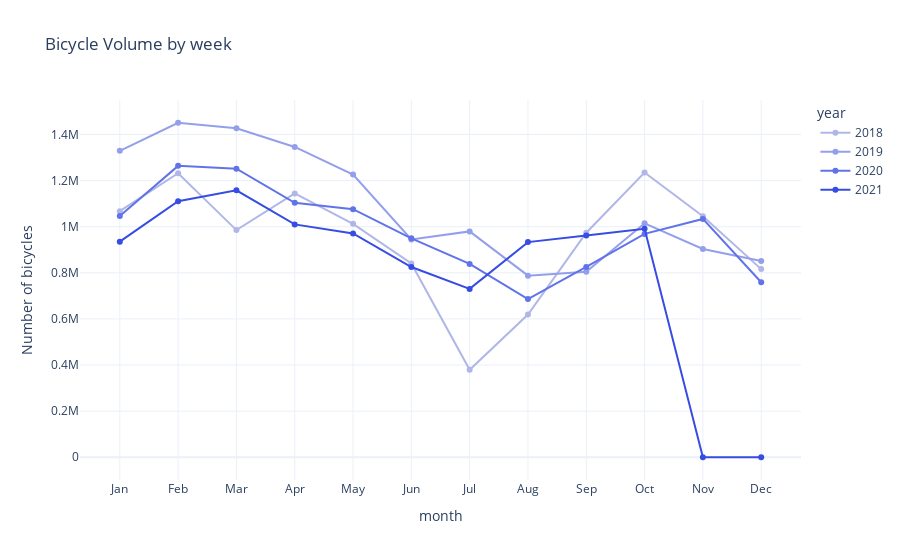

The cell this chart's notebook holds for it:
### Code cell
#df['m'] = df['month_year'].dt.strftime('%Y-%m')
df_volume = dfm.groupby(['year','month'])['VEHICLE'].sum().reset_index()

df_volume = df_volume.rename(columns={"VEHICLE":"Number of bicycles"})
df_volume['year_month'] = df_volume.apply(lambda x: f'{x["year"]}-{x["month"]}',axis=1)

fig = px.line(df_volume.query('(year_month!="2021-11")'), 
             x='month',
             y='Number of bicycles', 
             color='year',
             #height=800, width=800,
             markers = True,
             title="Bicycle Volume by week",
             color_discrete_sequence= colours,
              render_mode="SVG")

#fig.add_annotation(x= '1 Sep, 2020', y=60,
#           text="Text annotation with arrow",
#           showarrow=True,
#           arrowhead=1)

##fig.update_xaxes(
#    rangeslider_visible=True,
#    rangeselector=dict(
#        buttons=list([
#            dict(count=1, label="1m", step="month", stepmode="backward"),
#            dict(count=6, label="6m", step="month", stepmode="backward"),
#            dict(count=1, label="YTD", step="year", stepmode="todate"),
#            dict(count=1, label="1y", step="year", stepmode="backward"),
#            dict(step="all")
#        ])
#    )
#)
fig.show()
#fig.write_html('test.html')

### Figure 1 — Plotly figure (JSON) as saved in the notebook; plotly's stock layout.template omitted (floating-point values rounded to 4 significant figures)
{"data": [{"hovertemplate": "year=2018<br>month=%{x}<br>Number of bicycles=%{y}<extra></extra>", "legendgroup": "2018", "line": {"color": "#b0b7e8", "dash": "solid"}, "marker": {"symbol": "circle"}, "mode": "markers+lines", "name": "2018", "orientation": "v", "showlegend": true, "type": "scatter", "x": ["Jan", "Feb", "Mar", "Apr", "May", "Jun", "Jul", "Aug", "Sep", "Oct", "Nov", "Dec"], "xaxis": "x", "y": [1067569, 1231709, 985256, 1144462, 1012356, 840703, 379110, 619319, 973950, 1235027, 1045408, 816033], "yaxis": "y"}, {"hovertemplate": "year=2019<br>month=%{x}<br>Number of bicycles=%{y}<extra></extra>", "legendgroup": "2019", "line": {"color": "#949feb", "dash": "solid"}, "marker": {"symbol": "circle"}, "mode": "markers+lines", "name": "2019", "orientation": "v", "showlegend": true, "type": "scatter", "x": ["Jan", "Feb", "Mar", "Apr", "May", "Jun", "Jul", "Aug", "Sep", "Oct", "Nov", "Dec"], "xaxis": "x", "y": [1329267, 1450906, 1426720, 1345941, 1226198, 944481, 979665, 787699, 804105, 1014828, 903482, 851657], "yaxis": "y"}, {"hovertemplate": "year=2020<br>month=%{x}<br>Number of bicycles=%{y}<extra></extra>", "legendgroup": "2020", "line": {"color": "#6173e8", "dash": "solid"}, "marker": {"symbol": "circle"}, "mode": "markers+lines", "name": "2020", "orientation": "v", "showlegend": true, "type": "scatter", "x": ["Jan", "Feb", "Mar", "Apr", "May", "Jun", "Jul", "Aug", "Sep", "Oct", "Nov", "Dec"], "xaxis": "x", "y": [1046708, 1263867, 1251900, 1103580, 1075894, 949406, 838584, 686294, 825636, 968836, 1033805, 759205], "yaxis": "y"}, {"hovertemplate": "year=2021<br>month=%{x}<br>Number of bicycles=%{y}<extra></extra>", "legendgroup": "2021", "line": {"color": "#364ce3", "dash": "solid"}, "marker": {"symbol": "circle"}, "mode": "markers+lines", "name": "2021", "orientation": "v", "showlegend": true, "type": "scatter", "x": ["Jan", "Feb", "Mar", "Apr", "May", "Jun", "Jul", "Aug", "Sep", "Oct", "Nov", "Dec"], "xaxis": "x", "y": [935018, 1110309, 1157760, 1010042, 970633, 825070, 730211, 933134, 962318, 990645, 5, 0], "yaxis": "y"}], "layout": {"legend": {"title": {"text": "year"}, "tracegroupgap": 0}, "title": {"text": "Bicycle Volume by week"}, "xaxis": {"anchor": "y", "domain": [0, 1], "title": {"text": "month"}}, "yaxis": {"anchor": "x", "domain": [0, 1], "title": {"text": "Number of bicycles"}}}}
